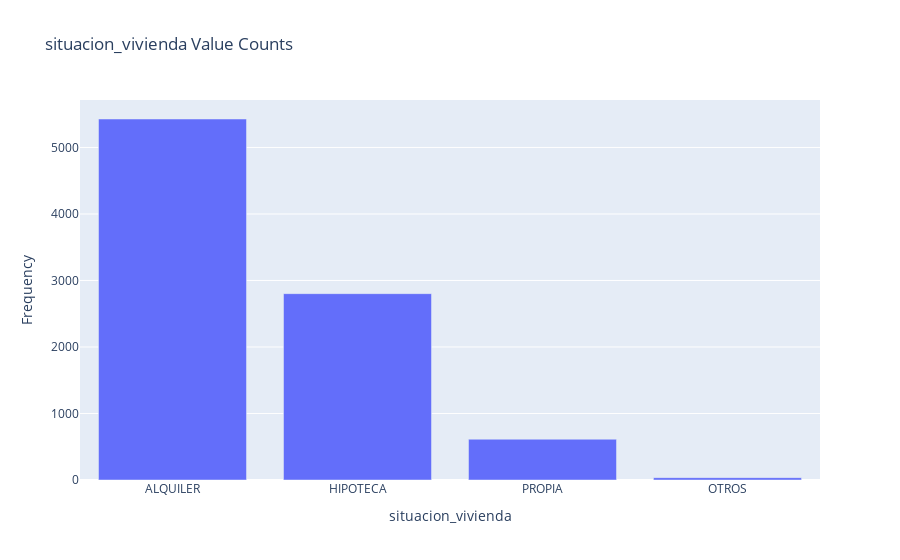

The code cell stored with this chart in its notebook:
### Code cell
# DISCLAIMER: 'df' refers to the data you passed in when calling 'dtale.show'


if isinstance(df, (pd.DatetimeIndex, pd.MultiIndex)):
	df = df.to_frame(index=False)

# remove any pre-existing indices for ease of use in the D-Tale code, but this is not required
df = df.reset_index().drop('index', axis=1, errors='ignore')
df.columns = [str(c) for c in df.columns]  # update columns to strings in case they are numbers

s = df[~pd.isnull(df['situacion_vivienda'])]['situacion_vivienda']
chart = pd.value_counts(s).to_frame(name='data')
chart['percent'] = (chart['data'] / chart['data'].sum()) * 100
chart.index.name = 'labels'
chart = chart.reset_index().sort_values(['data', 'labels'], ascending=[False, True])
chart = chart[:100]
charts = [go.Bar(x=chart['labels'].values, y=chart['data'].values, name='Frequency')]
figure = go.Figure(data=charts, layout=go.Layout({
    'barmode': 'group',
    'legend': {'orientation': 'h'},
    'title': {'text': 'situacion_vivienda Value Counts'},
    'xaxis': {'title': {'text': 'situacion_vivienda'}},
    'yaxis': {'title': {'text': 'Frequency'}}
}))


figure
# If you're having trouble viewing your chart in your notebook try passing your 'chart' into this snippet:
#
# from plotly.offline import iplot, init_notebook_mode
#
# init_notebook_mode(connected=True)
# for chart in charts:
#     chart.pop('id', None) # for some reason iplot does not like 'id'
# iplot(figure)

### Figure 1 — Plotly figure (JSON) as saved in the notebook; plotly's stock layout.template omitted (floating-point values rounded to 4 significant figures)
{"data": [{"name": "Frequency", "type": "bar", "x": ["ALQUILER", "HIPOTECA", "PROPIA", "OTROS"], "y": [5428, 2802, 613, 35]}], "layout": {"barmode": "group", "legend": {"orientation": "h"}, "title": {"text": "situacion_vivienda Value Counts"}, "xaxis": {"title": {"text": "situacion_vivienda"}}, "yaxis": {"title": {"text": "Frequency"}}}}
